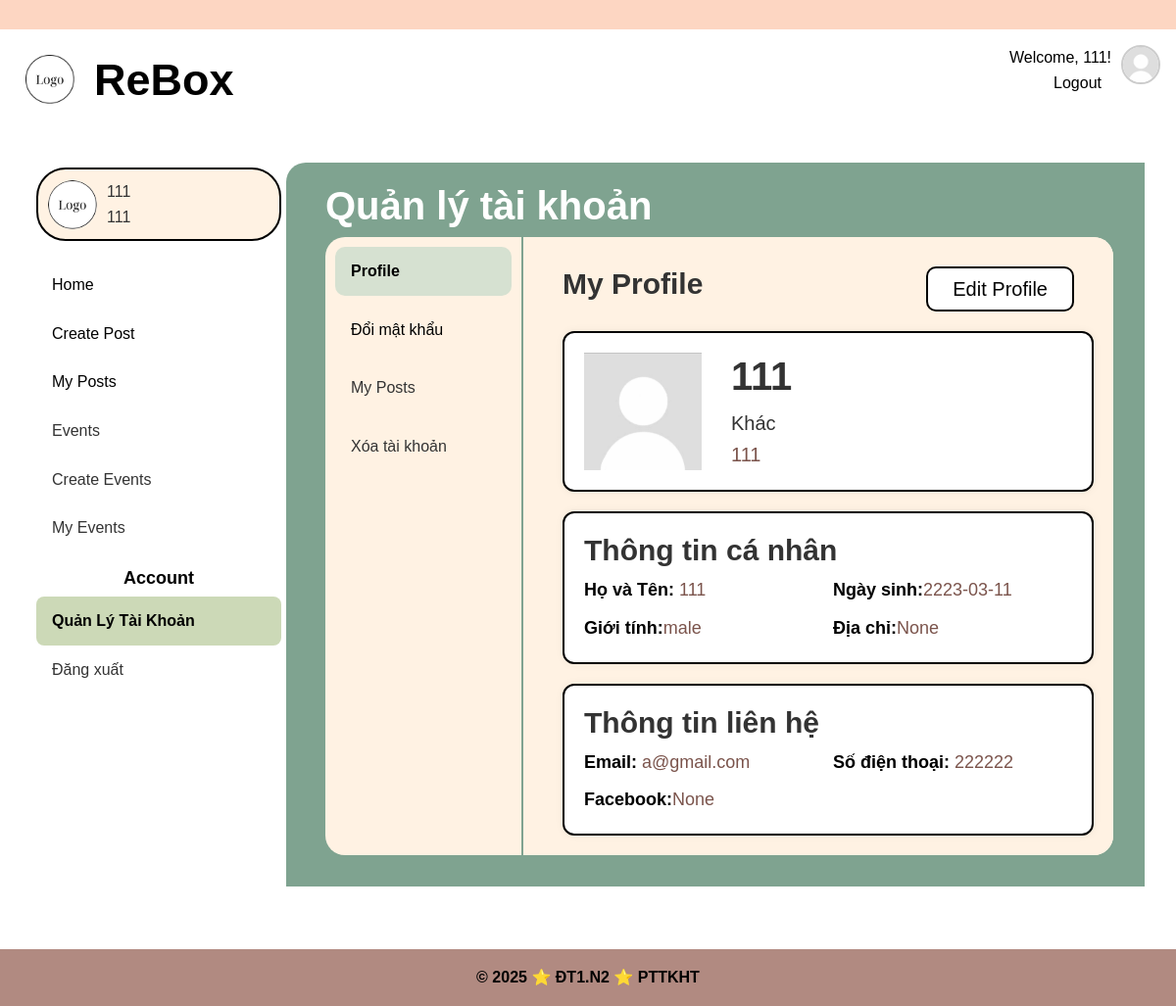
Page /account/profile (signed in) on the committed database.
### app/models/user.py (models this page shows, shortened)
class User(UserMixin, csdl.Model):
    id = csdl.Column(csdl.Integer, primary_key=True)
    username = csdl.Column(csdl.String(50), unique=True, nullable=False)
    password  = csdl.Column(csdl.String(128), nullable=False)
    avatar = csdl.Column(csdl.Text, nullable = True)
    fullname = csdl.Column(csdl.String(120), nullable=False)
    date_of_birth = csdl.Column(csdl.Date, nullable = True)
    gender = csdl.Column(csdl.String(10), nullable = True)
    address = csdl.Column(csdl.Text, nullable = True)
    email = csdl.Column(csdl.String(120), unique=True, nullable=False)
    phone = csdl.Column(csdl.String(20), nullable=True) #co the null
    facebook = csdl.Column(csdl.Text, nullable =True)
    roles = csdl.relationship('Role', secondary='user_role', backref=csdl.backref('users', lazy='dynamic'))
    created_date = csdl.Column(csdl.DateTime, default=datetime.utcnow)  # Thêm dòng này
    def get_username(self):
        return self.username
    def has_role(self, role_name):
        for role in self.roles:
            if role.name == role_name:
                return True
        return False

### app/accountManagement/routes.py (the view)
@accManagement_blueprint.route('/account/profile')
@login_required
def view_profile():
    user = csdl.session.get(User, current_user.id)
    user_type = get_user_type(user.get_username())
    return render_template('accountManagement/profile.html', user=user, user_type = user_type)

### app/accountManagement/routes.py (called while the page is built)
def get_user_type(username):
    if username.startswith('hs'):
        return 'Học sinh'
    elif username.startswith('gv'):
        return 'Giáo viên'
    elif username.startswith('admin'):
        return 'Admin'
    else:
        return 'Khác'

### app/models/user.py (called while the page is built)
@login_manager.user_loader
def load_user(user_id): #luu ttin user by id da luu trong session login
    return User.query.get(int(user_id)) #doi tuong User chua ttin (username, pass,email, ...)

### app/accountManagement/templates/accountManagement/profile.html (shortened to what this page needs)
{% extends 'base.html' %}
{% block extra_css %}
<link
  rel="stylesheet"
  href="{{ url_for('static', filename='css/accManagement.css') }}"
/>
{% endblock %}
{% block content %}
<div class="profile-container">
  <aside class="sidebar">
    <div class="user-info">
      <img
        src="{{ url_for('static', filename='image/logo.png') }}"
        alt="Avatar"
        width="50px"
        class="avatar-user-info"
      />
      <div>{{ user.fullname }}<br />{{ user.username }}</div>
    </div>
    <nav class="profile-menu">
      <ul>
        <li><a href="{{ url_for('home.homepage') }}">Home</a></li>
        <li><a href="{{ url_for('post.create_post') }}">Create Post</a></li>
        <li><a href="{{ url_for('post.my_posts') }}">My Posts</a></li>
        <li>Events</li>
        {% if has_role(current_user,'admin') %}
        <li>Create Events</li>
        <li>My Events</li>
        {%endif%}
      </ul>
      <h1>Account</h1>
      <ul>
        <li class="active">Quản Lý Tài Khoản</li>
        <li>Đăng xuất</li>
      </ul>
    </nav>
  </aside>
  <main class="accManagement-main">
    <header class="accManagement-header">
      <h1>Quản lý tài khoản</h1>
    </header>
    <div class="accManagement-tab">
      <ul>
        <li class="active">Profile</li>
        <li>
          <a href="{{url_for('accountManagement.change_password')}}"
            >Đổi mật khẩu</a
          >
        </li>
        <li>My Posts</li>
        <li id="delete-account-li">Xóa tài khoản</li>
      </ul>
      <div class="profile-content">
        <div class="profile-title">
          <div><h2>My Profile</h2></div>
          <a
            href="{{url_for('accountManagement.edit_profile')}}"
            class="custom-profile-button"
            >Edit Profile</a
          >
        </div>
        <section class="profile-header">
          <img src="{{user.avatar}}" alt="Avatar" width="120px" />
          <div>
            <h2>{{user.fullname}}</h2>
            <p>{{user_type}}</p>
            <p class="user-info-text">{{user.username}}</p>
          </div>
        </section>
        <section class="profile-info">
          <h1>Thông tin cá nhân</h1>
          <div class="info-grid">
            <p class="user-info-text">
              <strong>Họ và Tên: </strong>{{user.fullname}}
            </p>
            <p class="user-info-text">
              <strong>Ngày sinh:</strong>{{user.date_of_birth}}
            </p>
            <p class="user-info-text">
              <strong>Giới tính:</strong>{{user.gender}}
            </p>
            <p class="user-info-text">
              <strong>Địa chỉ:</strong>{{user.address}}
            </p>
          </div>
        </section>
        <section class="contact-info">
          <h1>Thông tin liên hệ</h1>
          <div class="info-grid">
            <p class="user-info-text"><strong>Email: </strong>{{user.email}}</p>
            <p class="user-info-text">
              <strong>Số điện thoại: </strong>{{user.phone}}
            </p>
            <p class="user-info-text">
              <strong>Facebook:</strong>{{user.facebook}}
            </p>
          </div>
        </section>
      </div>
    </div>
  </main>
</div>
{% endblock %}

### app/templates/base.html (shortened to what this page needs)
<!DOCTYPE html>
<html lang="vi-VN">
  <head>
    <link
      rel="stylesheet"
      href="https://cdn.jsdelivr.net/npm/bootstrap@4.0.0/dist/css/bootstrap.min.css"
    />
    <link
      rel="stylesheet"
      href="{{ url_for('static', filename='css/base.css') }}"
    />
    {% block extra_css %}{% endblock %}
  </head>
  <body>
    <header>
      <div class="top-bar"></div>
      <div class="header-logo">
        <div class="logo-image">
          <a href="{{ url_for('home.homepage') }}">
            <img
              src="{{ url_for('static', filename='image/logo.png') }}"
              alt="logo"
              style="width: 50px"
            />
          </a>
        </div>
        <div class="name-web">
          <p>ReBox</p>
        </div>
        <div class="select-login">
          <nav class="nav-select-login">
            {% if current_user.is_authenticated %}
            <p>Welcome, {{ current_user.username }}!</p>
            <a href="{{ url_for('auth.logout') }}">Logout</a>
            {% else %}
            <a href="{{ url_for('auth.login') }}">Login</a> |
            <a href="{{ url_for('auth.register') }}">Register</a> |
            <a href="{{ url_for('auth.adminLogin') }}">Admin</a>
            {% endif %}
          </nav>
        </div>
        <div class="dropdown">
          <a  id="avatarDropdown" data-bs-toggle="dropdown" aria-expanded="false">
            <img src="{{ user.avatar or url_for('static', filename='image/avatar.png') }}" alt="avatar" class="rounded-circle" width="40" height="40" style="object-fit: cover; border: 2px solid #ccc; margin-left: 10px; cursor: pointer;">
          </a>
        </div>
      </div>
    </header>
    <main>{% block content %} {% endblock %}</main>
    <footer>
      <div class="footer-content">
        <p>&copy; 2025 ⭐ ĐT1.N2 ⭐ PTTKHT</p>
      </div>
    </footer>
  </body>
</html>

### app/static/css/base.css (style rules this page uses)
:root { --topBar: var(--mau2); --header: white; --menu-bar-color: var(--mau4); --selected-menu-color: var(--mau3); --text-select-login: var(--mau6); --btn-search: var(--mau9); --btn-search-hover: var(--mau8); --footer-background: var(--mau6); --text-header: black; --text-login-register: black; --text-menu-login-register: black; --text-footer: white; --text-menu-home: white; --text-menu-home-hover: black; --text-menu-home-selected: black; --text-btn-search: white; --text-btn-search-hover: black; --mau1: #86946d; --mau2: #fdd6c2; --mau3: #ccd9b7; --mau4: #7fa390; --mau5: #b0e1e1; --mau6: #b18a81; --mau7: #d9c297; --mau8: #c4a289; --mau9: #7b544c; --mau20: #f6ffe7; }
* { margin: 0; padding: 0; box-sizing: border-box; }
p { margin-bottom: 0px !important; }
html, body { height: 100%; margin: 0; display: flex; flex-direction: column; }
body { font-family: "Arial", sans-serif; background-color: white; color: #333; line-height: 1.6; }
.logo-image { margin: 10px; }
.name-web { margin: 0 10px !important; font-size: 45px; font-weight: bold; }
.top-bar { height: 30px; background-color: var(--topBar); z-index: 999; }
header { display: table-row; }
.header-logo { display: flex; background-color: var(--header); color: var(--text-header); padding: 1rem; }
.select-login { margin-left: auto; text-align: right; color: var(--text-login-register); text-decoration: none; }
.nav-select-login a { color: var(--text-menu-login-register); margin: 0 10px; text-decoration: none; }
main { padding: 2rem; flex: 1; }
footer { background-color: var(--footer-background); color: var(--text-header); text-align: center; padding: 1rem; margin-top: 2rem; font-weight: bold; }

### rows in the picture
User: username "111", avatar (placeholder picture), fullname "111", date_of_birth "2223-03-11", gender "male", address "None", email "a@gmail.com", phone "222222", facebook "None"

### other values in the picture
{{ user_type }} "Khác"
